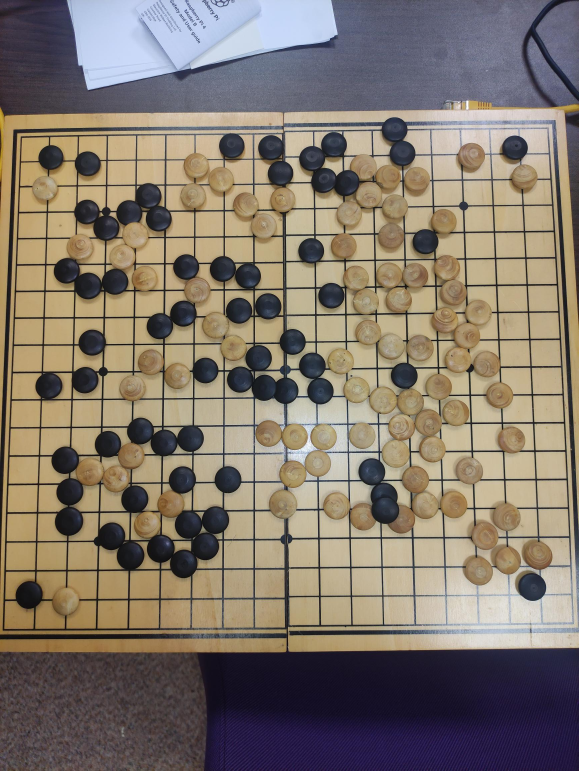
#> input picture reflet.jpg, 1736 x 2312 px (shown at 1/3 size)
$ python test.py
#> lines starting #> are read from the running program, lines starting #| are printed output that depends on the picture; after the words box and inside, x2 and y2 are one past the last pixel; in counts of white or black regions, pixels touching at a corner belong together
### detection_cercle.py
import cv2
import numpy as np

def detect_circles(image_path): #Image avec cercles a détecter
#> called with image_path = 'reflet.jpg'
    img = cv2.imread(image_path)
#> img is the input picture: shape (2312, 1736, 3); mean B, G, R 108.3, 120.1, 130.8
    output = img.copy()
    gray = cv2.cvtColor(img, cv2.COLOR_BGR2GRAY)
    gray = cv2.medianBlur(gray, 5)
    _, binary = cv2.threshold(gray, 127, 255, cv2.THRESH_BINARY)
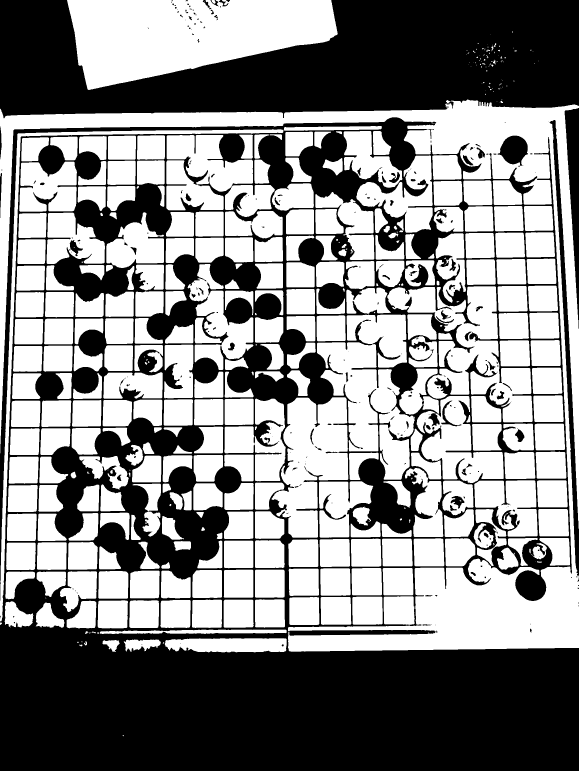
#> binary: shape (2312, 1736) (shown at 1/3 size); 54.2% white; 280 black regions (174 under 20 px), largest, box (x1, y1, x2, y2) and area: (0, 352, 1736, 2312) 1364067, (0, 0, 1736, 355) 424447, (1649, 360, 1736, 1729) 17259
    circles = cv2.HoughCircles(gray, cv2.HOUGH_GRADIENT, 1, 40, param1=50, param2=30, minRadius=5, maxRadius=60)
#> circles = 227 rows, first 8: [804.5, 918.5, 39.1], [742.5, 2248.5, 56.1], [646.5, 975.5, 40.5], [323.5, 1332.5, 39.4], [570.5, 1314.5, 40.5], [849.5, 1511.5, 43.6], [615.5, 1111.5, 38.5], [960.5, 1173.5, 39.4]

    circle_count = 0
    circle_centers = []
    circle_colors = []
    if circles is None :
       return print("il n'y a pas de cercle détecté")
    if circles is not None:
        detected_circles = np.uint16(np.around(circles))
#> detected_circles = 227 rows, first 8: [804, 918, 39], [742, 2248, 56], [646, 976, 40], [324, 1332, 39], [570, 1314, 40], [850, 1512, 44], [616, 1112, 38], [960, 1174, 39]

        for (x, y, r) in detected_circles[0, :]:
            r-=10
            roi = binary[y-r:y+r, x-r:x+r]
            mean_val = np.mean(roi)
            print (x,y,r,"roi :",mean_val)
            cv2.circle(output, (x, y), r, (0, 255, 0) if mean_val >= 50 else (255, 0, 0), 3)
            circle_centers.append((x, y, r))
            circle_colors.append("blanc" if mean_val >= 50 else "noir")
            circle_count += 1
            cv2.circle(output, (x, y), 3, (255, 0, 0), -1)
#> this loop made 227 passes
#> (x, y, r, mean_val) on passes 1 to 3: (804, 918, 29, 0.91), (742, 2248, 46, 0), (646, 976, 30, 227.7)
#> (printed output is left out)
#> after the loop, circle_centers = 227 items, first 6: (804, 918, 29), (742, 2248, 46), (646, 976, 30), (324, 1332, 29), (570, 1314, 30), (850, 1512, 34); circle_colors = 227 items, first 6: 'noir', 'noir', 'blanc', 'noir', 'noir', 'blanc'; circle_count = 227

        print("Coordonnées des centres des cercles détectés:", circle_centers)
        print("Nombre total de cercles détectés:", circle_count)

        while True:
            circles_merged = False
            for i in range(len(circle_centers) - 1, 0, -1):
                for j in range(i - 1, -1, -1):
                    x1, y1, r1 = circle_centers[i]
                    x2, y2, r2 = circle_centers[j]
                    dist_centers = np.sqrt((np.int64(x1) - np.int64(x2))**2 + (np.int64(y1) - np.int64(y2))**2)
                    if dist_centers < 50:
                        print("distance entre les cercles : ", dist_centers, "cercles 1 :", circle_centers[i], "cercles 1 :", circle_centers[j])
                        print(f"Les centres des cercles {i+1} et {j+1} sont proches, fusion en cours...")
                        new_x = int((x1 + x2) / 2)
                        new_y = int((y1 + y2) / 2)
                        new_r = int((r1 + r2) / 2)
                        circle_centers.append((new_x, new_y, new_r))
                        roi = binary[new_y-new_r:new_y+new_r, new_x-new_r:new_x+new_r]
                        mean_val = np.mean(roi)
                        print(new_x,new_y,new_r,"roi :",mean_val)
                        circle_colors.append("blanc" if mean_val >= 50 else "noir")
                        print(f"Nouveau cercle à ({new_x}, {new_y}) avec un rayon de {new_r}")
                        del circle_centers[i]
                        del circle_centers[j]
                        del circle_colors[i]
                        del circle_colors[j]
                        circle_count -= 1
                        circles_merged = True
                        break
                if circles_merged:
                    break

            if not circles_merged:
                break
#> after the loop, circle_centers = 187 items, first 6: (804, 918, 29), (646, 976, 30), (324, 1332, 29), (570, 1314, 30), (850, 1512, 34), (616, 1112, 28); circle_colors = 187 items, first 6: 'noir', 'blanc', 'noir', 'noir', 'blanc', 'noir'; circle_count = 187

        print("Nombre de cercles après fusion:", circle_count)
        merged = circle_centers.copy()
#> merged has the same summary as circle_centers
        merged_colors = circle_colors.copy()
#> merged_colors has the same summary as circle_colors
        print("nouveaux cercles", merged)

        # Affichage des cercles avec les couleurs appropriées
        merged_image = img.copy()
        output = cv2.resize(output, (800, 800))
#> output: shape (800, 800, 3)

        for (x, y, r), color in zip(merged, merged_colors):
            if color == "blanc":
                cv2.circle(merged_image, (x, y), r, (0, 255, 0), 3)  # vert pour les cercles blancs
            else:
                cv2.circle(merged_image, (x, y), r, (255, 0, 0), 3)  # bleu pour les cercles noirs

            cv2.circle(merged_image, (x, y), 3, (255, 255, 255), -1)
            cv2.putText(merged_image, f'({x}, {y})', (x, y), cv2.FONT_HERSHEY_SIMPLEX, 0.5, (255, 255, 255), 2, cv2.LINE_AA)
#> this loop made 187 passes

        # Affichage de l'image fusionnée
        merged_image = cv2.resize(merged_image, (800, 800))
#> merged_image: shape (800, 800, 3)
        cv2.imshow('output_and_merged', np.hstack([output, merged_image]))
        cv2.waitKey(0)
        cv2.imshow("output",output)
        cv2.waitKey(0)
        print("circle_count:",circle_count)
        print("merged:",merged)
        print("merged color:",merged_colors)
        print("Liste des couleurs des cercles fusionnés:", merged_colors)
    return output, circle_count, merged, merged_colors  #output : image avec les cercles de couleurs entourés, circle_count : nombre de cercles détectés sur l'image, merged : liste avec les coordonnées des centres des cercles, merged_color : liste avec les couleurs des cercles dans le même ordre que la liste avec les coordonnées

img = "reflet.jpg"
detect_circles(img)

### test.py
import cv2
import numpy as np
from detection_cercle import detect_circles

def find_nearest_intersection(circle_center, intersections): #circle_center : centre des pierres détectées, intersections : liste des intersections détectées
    """
    Trouve l'intersection la plus proche d'un cercle donné parmi la liste des intersections.
    Retourne les coordonnées de l'intersection la plus proche.
    """
    min_distance = float('inf')
    nearest_intersection = None

    for intersection in intersections:
        distance = np.sqrt((np.int64(circle_center[0]) - np.int64(intersection[0])) ** 2 + (np.int64(circle_center[1]) - np.int64(intersection[1])) ** 2)
        if distance < min_distance:
            min_distance = distance
            nearest_intersection = intersection
    return nearest_intersection  #coordonnée de l'intersection la plus proche de la pierre cherchée

def label_intersections(intersections): #intersections : liste des intersections
    """
    Numérote chaque intersection de aa pour tout en haut à gauche jusqu'à tt pour tout en bas à droite.
    Retourne un dictionnaire avec les étiquettes et les coordonnées des intersections.
    """
    labels_dict = {}
    label_index = 0
    for i in range(19):  # Augmenter la taille de la grille pour contenir plus d'intersections
        for j in range(19):  # Augmenter la taille de la grille pour contenir plus d'intersections
            if label_index < len(intersections):
                label = chr(97 + j) + chr(97 + i)  # Convertir les indices en lettres
                labels_dict[label] = intersections[label_index]  # Associer l'étiquette aux coordonnées
                label_index += 1
    print("labels_dict",labels_dict)
    return labels_dict #labels_dict : liste avec les coordonnées et leur lettre associé du goban

def sort_intersections(intersections): #intersections : liste des intersections dans le désordre
    """
    Trie les intersections en fonction de leur position en x et y.
    """
    return sorted(intersections, key=lambda x: (round(x[1]/14)*14, round(x[0]))) #liste avec les intersections triées


def hough_transform(image_path): #image_path : photo du plateau non modifiées
    # Lire l'image en niveaux de gris
    output, circle_count, circle_list, merged_colors = detect_circles(image_path)
#> call 2 of detect_circles, with image_path = 'processed_image2.jpg'
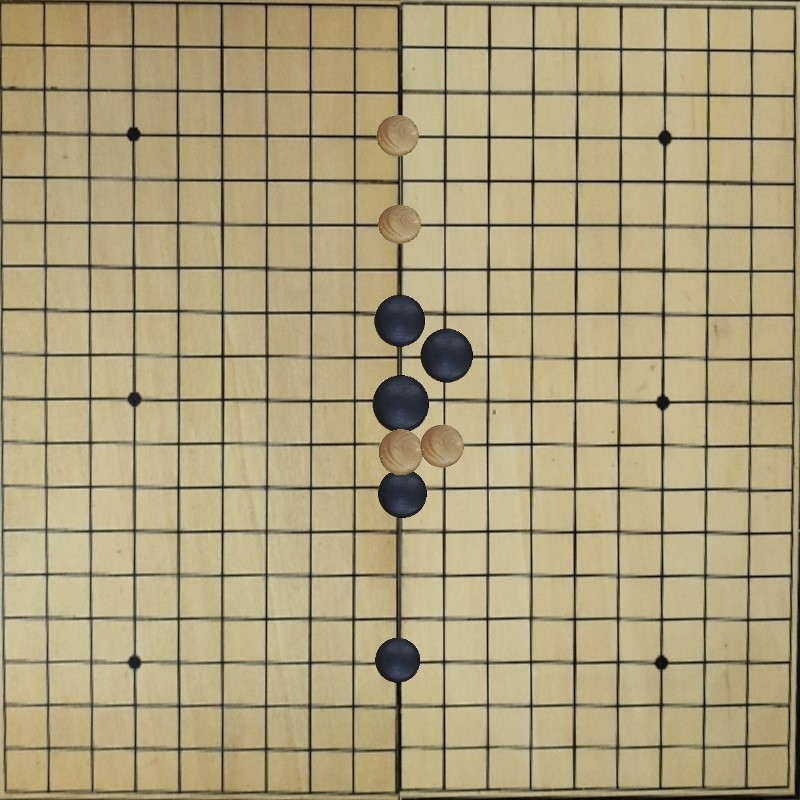
#> input picture processed_image2.jpg, 800 x 800 px
#> in detect_circles, img is the input picture: shape (800, 800, 3); mean B, G, R 121.9, 159, 172
#> in detect_circles (call 2), `circles = cv2.HoughCircles(gray, cv2.HOUGH_GRADIENT, 1, 40, param1=50,..`: circles = [[398.5, 320.5, 25.8], [446.5, 355.5, 26.8], [441.5, 445.5, 22], [396.5, 659.5, 22.3], [399.5, 403.5, 28], [402.5, 492.5, 24], [399.5, 224.5, 20.8], [396.5, 134.5, 20.8], [400.5, 452.5, 21.6], [693.5, 373.5, 30.7]]
#> in detect_circles (call 2), `detected_circles = np.uint16(np.around(circles))`: detected_circles = [[398, 320, 26], [446, 356, 27], [442, 446, 22], [396, 660, 22], [400, 404, 28], [402, 492, 24], [400, 224, 21], [396, 134, 21], [400, 452, 22], [694, 374, 31]]
#> the loop in detect_circles (call 2), `for (x, y, r) in detected_circles[0, :]:` made 10 passes
#> (x, y, r, mean_val) on passes 1 to 4: (398, 320, 16, 0), (446, 356, 17, 0), (442, 446, 12, 234.6), (396, 660, 12, 0)
#> after the loop in detect_circles (call 2), `for (x, y, r) in detected_circles[0, :]:`: circle_centers = [(398, 320, 16), (446, 356, 17), (442, 446, 12), (396, 660, 12), (400, 404, 18), (402, 492, 14), (400, 224, 11), (396, 134, 11), (400, 452, 12), (694, 374, 21)]; circle_colors = ['noir', 'noir', 'blanc', 'noir', 'noir', 'noir', 'blanc', 'blanc', 'blanc', 'blanc']; circle_count = 10
#> after the loop in detect_circles (call 2), `while True:`: circle_centers = [(398, 320, 16), (446, 356, 17), (396, 660, 12), (400, 404, 18), (400, 224, 11), (396, 134, 11), (694, 374, 21), (421, 459, 12)]; circle_colors = ['noir', 'noir', 'noir', 'noir', 'blanc', 'blanc', 'blanc', 'blanc']; circle_count = 8
#> in detect_circles (call 2), `merged = circle_centers.copy()`: merged has the same summary as circle_centers
#> in detect_circles (call 2), `merged_colors = circle_colors.copy()`: merged_colors has the same summary as circle_colors
#> the loop in detect_circles (call 2), `for (x, y, r), color in zip(merged, merged_colors):` made 8 passes
#> in detect_circles (call 2), `cv2.imshow('output_and_merged', np.hstack([output, merged_image]))`:
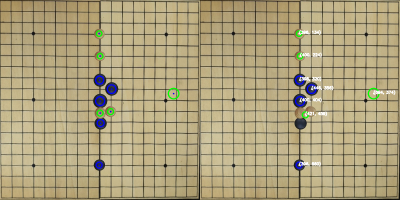
#> window 'output_and_merged': shape (800, 1600, 3) (shown at 1/4 size); mean B, G, R 123, 159.7, 171.8
#> circle_count = 8; circle_list has the same summary as circle_centers in detect_circles; merged_colors has the same summary as circle_colors in detect_circles
    image = cv2.imread(image_path)
    q, s, d = image.shape
    image = cv2.resize(image, (800, 800))
    k, l, m = image.shape
    w = q / k  # calcul de la différence de width entre les 2 images
    h = s / l  # calcul de la différence de hight entre les 2 images
    c = d / m

    # Appliquer l'algorithme de Canny pour détecter les contours
    edges = cv2.Canny(image, 50, 200, apertureSize=3)  # Ajuster les seuils selon l'image

    # Afficher l'image en niveaux de gris
    cv2.imshow('Image en niveaux de gris', edges)
    cv2.waitKey(0)
    cv2.destroyAllWindows()

    # Appliquer la transformée de Hough pour détecter les lignes
    lines = cv2.HoughLines(edges, 1, np.pi / 180, 250)
#> lines = 72 rows, first 8: [355, 0], [265, 0], [221, 0], [223, 0], [353, 0], [226, 1.57], [267, 0], [177, 0]

    # Initialiser le compteur d'intersections
    intersection_count = 0
    intersections = []  # Liste pour stocker les coordonnées des intersections

    if lines is not None:
        for rho, theta in lines[:, 0]:
            a = np.cos(theta)
            b = np.sin(theta)
            x0 = a * rho
            y0 = b * rho
            x1 = int(x0 + 1000 * (-b))
            y1 = int(y0 + 1000 * (a))
            x2 = int(x0 - 1000 * (-b))
            y2 = int(y0 - 1000 * (a))
            cv2.line(image, (x1, y1), (x2, y2), (0, 0, 255), 2)
#> this loop made 72 passes
#> (rho, theta, a, b, x0, y0, x1, y1) on passes 1 to 4: (355, 0, 1, 0, 355, 0, 355, 1000), (265, 0, 1, 0, 265, 0, 265, 1000), (221, 0, 1, 0, 221, 0, 221, 1000), (223, 0, 1, 0, 223, 0, 223, 1000)

        # Trouver les intersections entre les lignes détectées
        for i in range(len(lines)):
            for j in range(i + 1, len(lines)):
                rho1, theta1 = lines[i][0]
                rho2, theta2 = lines[j][0]
                denominator = np.sin(theta1 - theta2)
                if denominator != 0:  # Vérifier que le dénominateur n'est pas égal à zéro
                    A = np.array([
                        [np.cos(theta1), np.sin(theta1)],
                        [np.cos(theta2), np.sin(theta2)]
                    ])
                    b = np.array([[rho1], [rho2]])
                    intersection_point = np.linalg.solve(A, b)
                    if (0 <= intersection_point[0, 0] < image.shape[1]) and (0 <= intersection_point[1, 0] < image.shape[0]):
                        intersections.append((intersection_point[0, 0], intersection_point[1, 0]))  # Ajouter les coordonnées à la liste
                        cv2.circle(image, (int(intersection_point[0, 0]), int(intersection_point[1, 0])), 5, (0, 255, 0), -1)
#> this loop made 72 passes
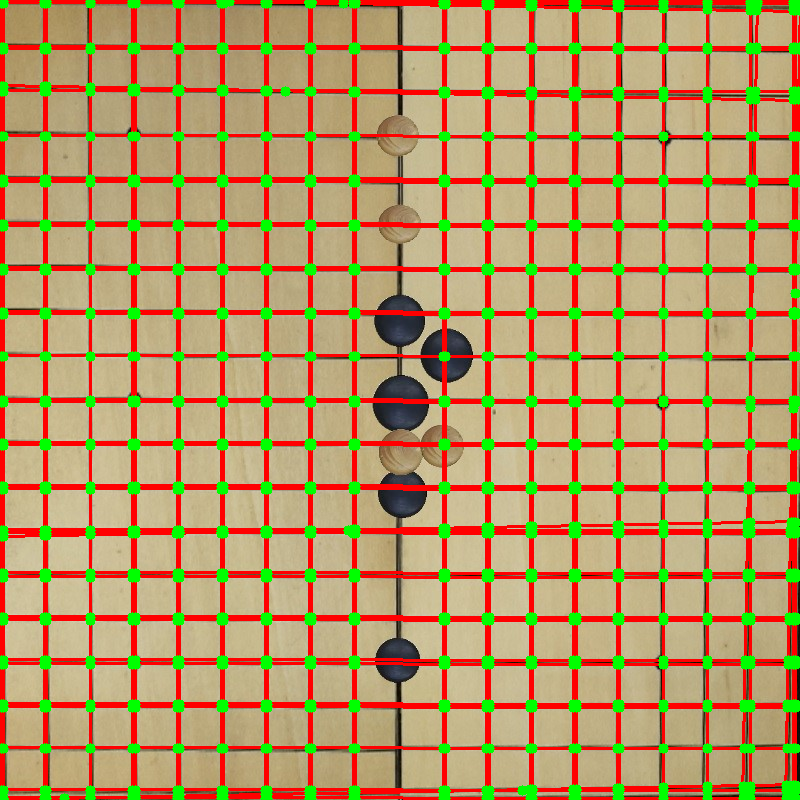
#> image: shape (800, 800, 3); mean B, G, R 99.2, 147.4, 184.3

    intersections_merge = []
    i = 0
    while i < len(intersections):
        x1, y1 = intersections[i]
        x1, y1 = int(x1), int(y1)
        j = i + 1
        while j < len(intersections):
            x2, y2 = intersections[j]
            distance = np.sqrt((x2 - x1) ** 2 + (y2 - y1) ** 2)
            if distance < 20:
                x1 = int((x1 + x2) / 2)
                y1 = int((y1 + y2) / 2)
                del intersections[j]
            else:
                j += 1
        intersections_merge.append((x1, y1))
        i += 1

    intersection_count = len(intersections_merge)  # Compter les intersections détectées

    # Trier les intersections avant de les étiqueter
    intersections_merge = sort_intersections(intersections_merge)

    # Afficher l'image des intersections
    intersections_image = np.zeros_like(output)
    for x, y in intersections_merge:
        cv2.circle(intersections_image, (int(x), int(y)), 5, (0, 255, 0), -1)
#> this loop made 342 passes
#> (x, y) on passes 1 to 3: (1, 2), (44, 2), (90, 2)
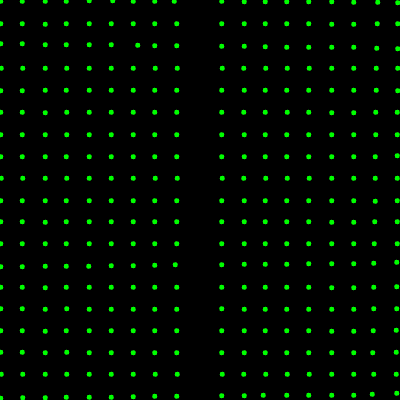
#> intersections_image: shape (800, 800, 3) (shown at 1/2 size); mean of channels 0, 1, 2 0, 10.8, 0; drawn as B, G, R
    cv2.imshow('Image des intersections', intersections_image)
    cv2.waitKey(0)
    cv2.destroyAllWindows()

    # Numéroter les intersections
    intersections_labeled = label_intersections(intersections_merge)
    print("Intersections étiquetées :")
    print(intersections_labeled)

    # Afficher le nombre d'intersections détectées
    font = cv2.FONT_HERSHEY_SIMPLEX
    print("nombre d'intersections :", intersection_count)
    print("nombre de cercle :", circle_count)

    # Créer une image vide pour dessiner les intersections
    intersections_image = np.zeros_like(output)

    # Dessiner les intersections sur l'image vide
    for x, y in intersections_merge:
        cv2.circle(intersections_image, (int(x), int(y)), 5, (0, 255, 0), -1)

    # Superposer les cercles détectés avec les intersections
    output_with_intersections = cv2.addWeighted(output, 0.5, intersections_image, 0.5, 0)
    for label, intersection_coords in intersections_labeled.items():
        x, y = intersection_coords
        text = f"({int(x)}, {int(y)})"
        cv2.putText(output_with_intersections, text, (int(x), int(y)), cv2.FONT_HERSHEY_SIMPLEX, 0.2, (255, 255, 255),
                    1, cv2.LINE_AA)
#> this loop made 342 passes
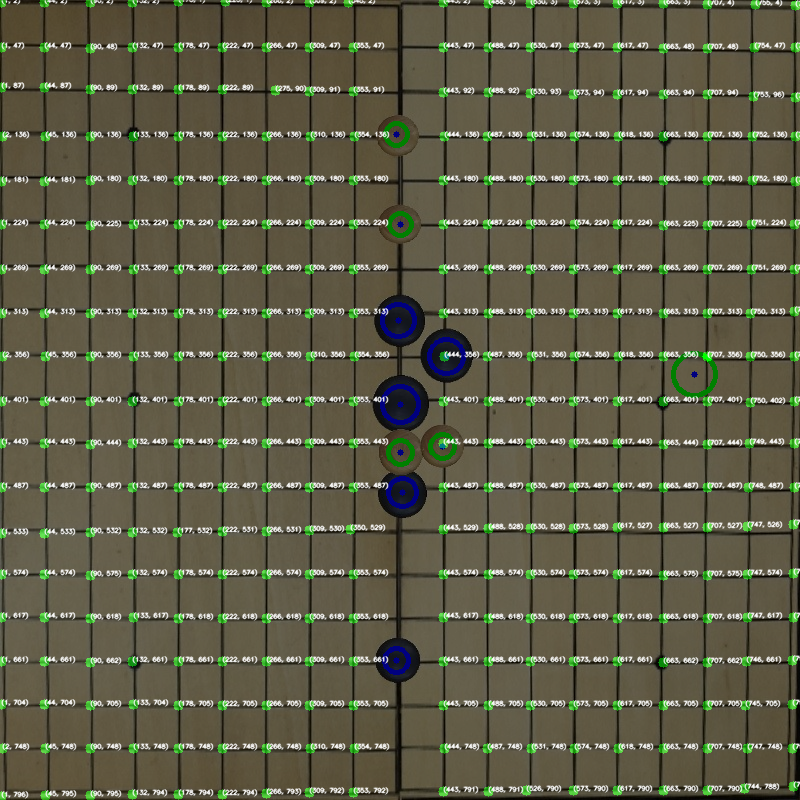
#> output_with_intersections: shape (800, 800, 3); mean B, G, R 70.2, 92.4, 93.7
    # Afficher l'image superposée

    cv2.imshow('Images superposées', output_with_intersections)

    # Trouver l'intersection la plus proche de chaque cercle et l'afficher
    intersections_near_circles = []  # Liste pour stocker les informations sur les intersections près des cercles

    for circle_center, circle_color in zip(circle_list, merged_colors):
        # Diviser les coordonnées des cercles par les facteurs de redimensionnement
        circle_center_resized = (circle_center[0] / h, circle_center[1] / w)
        nearest_intersection = find_nearest_intersection(circle_center_resized, intersections_merge)

        # Trouver la lettre associée à l'intersection
        for label, intersection_coords in intersections_labeled.items():
            if intersection_coords == nearest_intersection:
                intersection_label = label
                break

        # Ajouter les informations sur l'intersection, y compris la couleur du cercle
        intersections_near_circles.append((nearest_intersection, intersection_label, circle_color))
#> this loop made 8 passes

    # Affichage des intersections près des cercles avec leurs informations
    print("Intersections près des cercles avec leurs informations :")
    for intersection_info in intersections_near_circles:
        print("Intersection:", intersection_info[0], "Lettres associées:", intersection_info[1],
              "Couleur du cercle:", intersection_info[2])
#> this loop made 8 passes
#> intersection_info on passes 1 to 4: ((353, 313), 'bh', 'noir'), ((444, 356), 'bi', 'noir'), ((353, 661), 'mo', 'noir'), ((443, 401), 'aj', 'noir')
    print("width:", w)
    print("high:", h)
    cv2.waitKey(0)
    cv2.destroyAllWindows()
    print("intersections_near_circles",intersections_near_circles)
    return intersections_near_circles #liste avec les coordonnées du centre de la pierre, les 2 lettres de lignes et colonnes associées, la couleur de la pirre
image_path = "processed_image2.jpg"
hough_transform(image_path)
